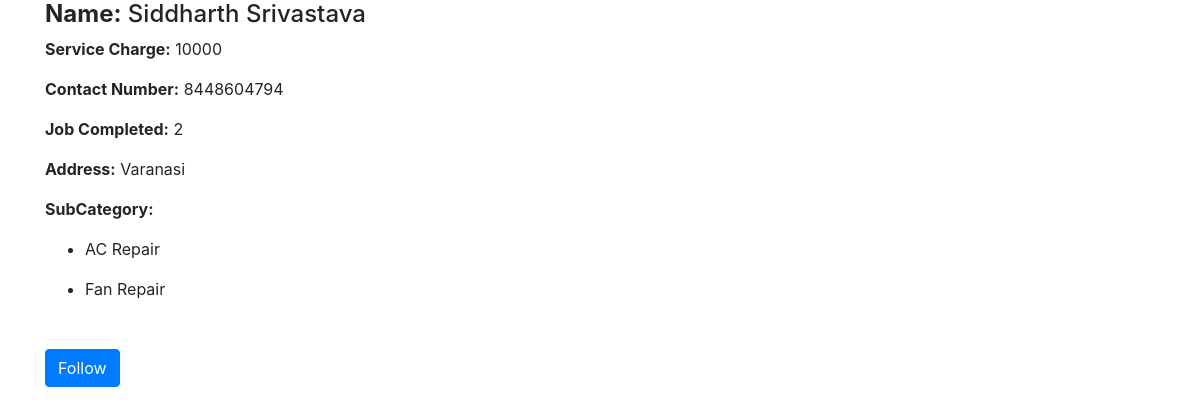
The page /account/17/ (signed in) on the database its author committed.
### account/models.py (models this page shows, shortened)
class Professional(models.Model):
    user = models.OneToOneField(User, on_delete=models.CASCADE)
    sub_category = models.ManyToManyField(SubCategory, blank=True)
    business_name = models.CharField(max_length=100, null=True, blank=False)
    phone_no = models.CharField(unique=True, max_length=13, null=True)
    job_completed = models.IntegerField(default=0)
    address = models.TextField(default=" ", null=True, blank=True)
    service_charge = models.CharField(null=True, blank=True, max_length=10)
    logo = models.ImageField(upload_to="professional_photo", null=True)
    joining_date = models.DateTimeField(auto_now_add=True, null=True)

class SubCategory(models.Model):
    category = models.ForeignKey(Category, on_delete=models.CASCADE)
    subcategory = models.CharField(max_length=100, null=True, blank=False)
    def __str__(self):
        return self.subcategory

### account/decorators.py (the view)
        def wrapper_func(request, *args, **kwargs):
            group = None
            if request.user.groups.exists():
                group = request.user.groups.all()[0].name
            if group in allowed_roles:
                return view_func(request, *args, **kwargs)
            else:
                return HttpResponse("You are not authorized to view this page")

### account/views.py (called while the page is built)
@login_required(login_url='/login/')
@allowed_users(allowed_roles=['professional'])
def details(request, pk_test):
    detail = Professional.objects.get(id=pk_test)
    sub_category = detail.sub_category.all()
    context = {'detail':detail, 'subcategories':sub_category}
    return render(request, 'account/details.html', context)

### account/templates/account/details.html (shortened to what this page needs)
{% extends 'account/base.html' %}
{% block body %}
<div class="container">
    <h4><b>Name:</b> {{detail.user.first_name}} {{detail.user.last_name}}</h4>
    <p><b>Service Charge:</b> {{detail.service_charge}}</p>
    <p><b>Contact Number:</b> {{detail.phone_no}}</p>
    <p><b>Job Completed:</b> {{detail.job_completed}}</p>
    <p><b>Address:</b> {{detail.address}}</p>
    <p><b>SubCategory:</b></p>
    {% for sub_category in subcategories %}
    <ul>
    <li>{{sub_category}}</li>
    </ul>
    {% endfor %}
</div>
<div class="container my-5">
    <button class="btn btn-primary">Follow</button>
</div>
{% endblock %}

### rows shown on the page
Professional: user.first_name "Siddharth", user.last_name "Srivastava", service_charge "10000", phone_no "8448604794", job_completed "2", address "Varanasi"
SubCategory: subcategory "AC Repair"
SubCategory: subcategory "Fan Repair"
